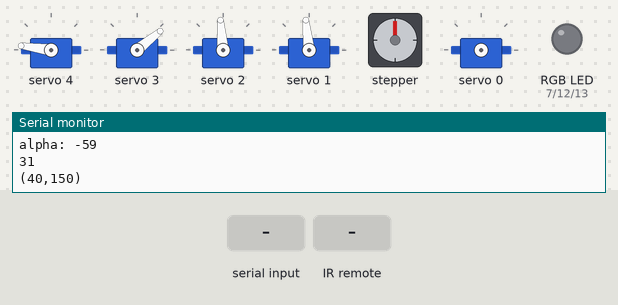
This sketch was run on a simulated Arduino Mega 2560, built with avr-gcc and run on an emulated ATmega2560. Shown: 5 × servo, stepper motor, an RGB LED mixed from three pins (HIGH = lit), the last lines printed to the serial monitor. The inputs (shaded band) are chosen by the test bench. Dim RGB values are drawn brighter than linear; stepper angles assume 2048 steps per turn.

Above: at 1.2 s.
1.3 s: "<200>" received over the second serial link
At 2.8 s:
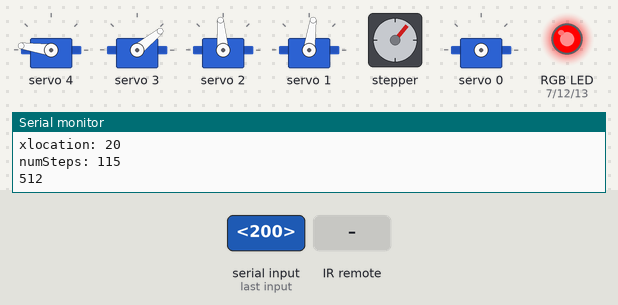
3.2 s: infrared code 0xFFFFFFFF received
At 4.2 s:
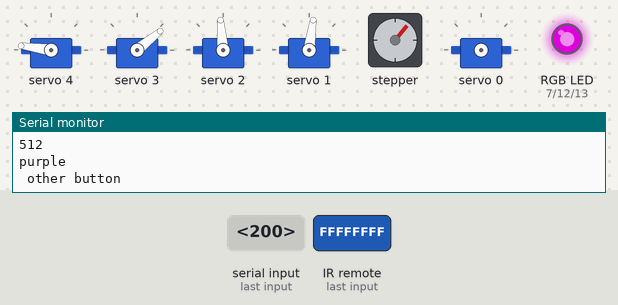
4.7 s: infrared code 0xFFA25D received
At 5.7 s:
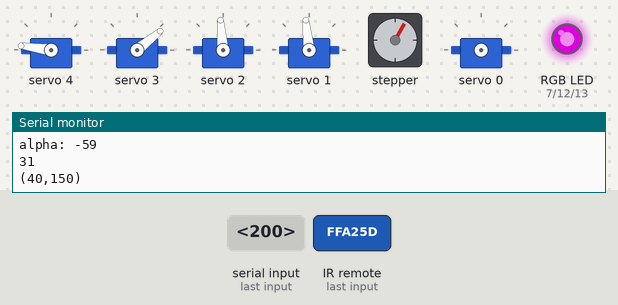
6.5 s: infrared code 0xFF629D received
At 7.7 s:
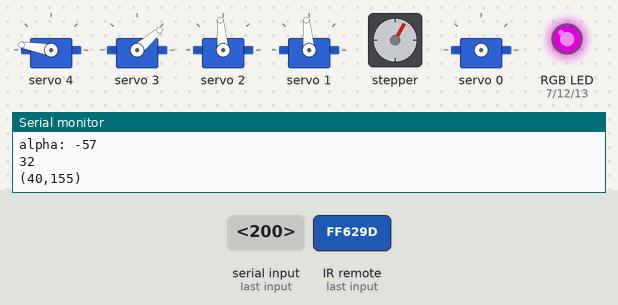
8.0 s: infrared code 0xFF02FD received
9.7 s: "<90,45>" received over the second serial link
At 10.9 s:
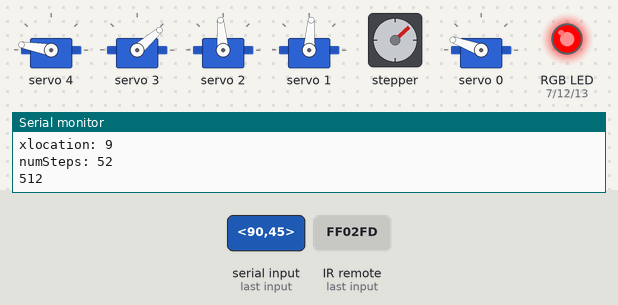
Timing chart, 0 to 12.4 s (numbered marks = the images above; inputs shaded):
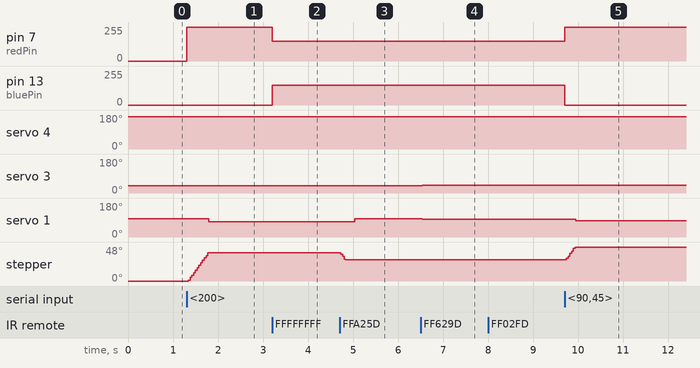

The sketch:

ArmCode.ino
```cpp
// For servos and stepper
#include <Stepper.h>
#include <Wire.h>
#include <Adafruit_PWMServoDriver.h>
#include "IRremote.h"
#include <Servo.h>

// IR Remote
int receiver = 2;
IRrecv irrecv(receiver);     // create instance of 'irrecv'
decode_results results;      // create instance of 'decode_results'
unsigned long key_value = 0; // for the repeat key on IRremote

// Camera Info
const byte numChars = 32;
char receivedChars[numChars];
boolean newData = false;

// RGD led pins
int redPin = 7;
int greenPin = 12;
int bluePin = 13;

// Servo motors
Adafruit_PWMServoDriver pwm = Adafruit_PWMServoDriver();
#define SERVOMIN 75   // This is the 'minimum' pulse length count (out of 4096)
#define SERVOMAX 545  // This is the 'maximum' pulse length count (out of 4096)
#define USMIN 600     // This is the rounded 'minimum' microsecond length based on the minimum pulse of 150
#define USMAX 2400    // This is the rounded 'maximum' microsecond length based on the maximum pulse of 600
#define SERVO_FREQ 50 // Analog servos run at ~50 Hz updates
int pwms[5];

// Stepper motor
const int stepsPerRevolution = 2048;
const int stepperSpeed = 15;
Stepper myStepper(stepsPerRevolution, 8, 10, 9, 11);
int angleOfStepper = 512;

// Face tracking
int xlocation;
int ylocation;
int rotation, height, face_size;
int before;
String x;
String y;

// Remote movement
int curX;
int curY;
int amountX = 5;
int amountY = 5;
int amountZ = 10;

// Claw status
bool open = false;

void printDouble(double val, unsigned int precision)
{
    // prints val with number of decimal places determine by precision
    // NOTE: precision is 1 followed by the number of zeros for the desired number of decimial places
    // example: printDouble( 3.1415, 100); // prints 3.14 (two decimal places)

    Serial.print(int(val)); //prints the int part
    Serial.print(".");      // print the decimal point
    unsigned int frac;
    if (val >= 0)
        frac = (val - int(val)) * precision;
    else
        frac = (int(val) - val) * precision;
    Serial.println(frac, DEC);
}

bool stepperAngleCheck(int steps)
{
    int end = angleOfStepper + steps / 2;
    if (end > -500 && end < 1000)
    {
        Serial.println(angleOfStepper);
        angleOfStepper = end;
        return true;
    }
    return false;
}

void setColor(int red, int green, int blue)
{
    analogWrite(redPin, red);
    analogWrite(greenPin, green);
    analogWrite(bluePin, blue);
}

void color(String colord)
{
    Serial.println(colord);
    if (colord == "red")
    {
        setColor(0, 0, 255);
    }
    else if (colord == "blue")
    {
        setColor(255, 0, 0); // red
    }
    else if (colord == "purple")
    {
        setColor(150, 0, 150);
    }
    else if (colord == "off")
    {
        setColor(0, 0, 0);
    }
}

void recvWithStartEndMarkers()
{
    static boolean recvInProgress = false;
    static byte ndx = 0;
    char startMarker = '<';
    char endMarker = '>';
    char rc;

    while (Serial2.available() > 0 && newData == false)
    {
        rc = Serial2.read();

        if (recvInProgress == true)
        {
            if (rc != endMarker)
            {
                receivedChars[ndx] = rc;
                ndx++;
                if (ndx >= numChars)
                {
                    ndx = numChars - 1;
                }
            }
            else
            {
                receivedChars[ndx] = '\0'; // terminate the string
                recvInProgress = false;
                ndx = 0;
                newData = true;
            }
        }

        else if (rc == startMarker)
        {
            recvInProgress = true;
        }
    }
}

void showNewData()
{
    if (newData == true)
    {
        int result = sscanf(receivedChars, "%i,%i,%i", &rotation, &height, &face_size);

        xlocation = map(rotation, -320, 320, -32.5, 32.5);
        ylocation = height;

        newData = false;
    }
}

void translateIR()
{
    if (results.value == 0XFFFFFFFF)
        results.value = key_value;
    switch (results.value)
    {
    case 0xFFA25D:
        Serial.println("POWER");
        armInitialize();
        delay(200);
        break;
    case 0xFFE21D:
        Serial.println("FUNC/STOP");
        break;
    case 0xFF629D:
        Serial.println("VOL+");
        moveY(amountY);
        break;
    case 0xFF22DD:
        Serial.println("FAST BACK");
        moveX(-amountX);
        break;
    case 0xFF02FD:
        Serial.println("PAUSE");
        if (open)
        {
            pwms[0] = 305;
        }
        else
        {
            pwms[0] = 450;
        }
        open = !open;
        delay(200);
        break;
    case 0xFFC23D:
        Serial.println("FAST FORWARD");
        moveX(amountX);
        break;
    case 0xFFE01F:
        Serial.println("DOWN");
        if (stepperAngleCheck(-amountZ))
        {
            myStepper.step(-amountZ);
        }
        break;
    case 0xFFA857:
        Serial.println("VOL-");
        moveY(-amountY);
        break;
    case 0xFF906F:
        Serial.println("UP");
        if (stepperAngleCheck(amountZ))
        {
            myStepper.step(amountZ);
        }
        break;
    case 0xFF9867:
        Serial.println("EQ");
        if (amountX > 2)
        {
            amountY -= 1;
            amountX -= 1;
        }

        Serial.println(amountX);
        break;
    case 0xFFB04F:
        Serial.println("ST/REPT");
        if (amountX < 25)
        {
            amountY += 1;
            amountX += 1;
        }

        Serial.println(amountX);
        break;
    case 0xFF6897:
        Serial.println("0");
        pwms[1] += 5;
        break;
    case 0xFF30CF:
        Serial.println("1");
        pwms[1] -= 5;
        break;
    case 0xFF18E7:
        Serial.println("2");
        break;
    case 0xFF7A85:
        Serial.println("3");
        break;
    case 0xFF10EF:
        Serial.println("4");
        pwms[4] += 5;
        break;
    case 0xFF38C7:
        Serial.println("5");
        pwms[3] += 5;
        break;
    case 0xFF5AA5:
        Serial.println("6");
        pwms[2] += 5;
        break;
    case 0xFF42BD:
        Serial.println("7");
        pwms[4] -= 5;
        break;
    case 0xFF4AB5:
        Serial.println("8");
        pwms[3] -= 5;
        break;
    case 0xFF52AD:
        Serial.println("9");
        pwms[2] -= 5;
        break;
    default:
        Serial.println(" other button   ");
        results.value = 0;

    } // End Case
    if (results.value != 0)
    {
        key_value = results.value;
    }
}

bool inBounds(int x, int y)
{
    if (y > 240 || y < 0)
    {
        return false;
    }
    if (x > 120 && y > 80)
    {
        return false;
    }
    if (x > 85 && y > 130)
    {
        return false;
    }
    return true;
}

void tilt()
{
    float ymove = ((-120 + ylocation) / 2);
    pwms[1] = ((pwms[1] + ymove) + pwms[1]) / 2;
    Serial.println("ylocation");
    Serial.println(ylocation);
    Serial.println("pwms[1]");
    Serial.println(pwms[1]);
    Serial.println("ymove");
    Serial.println(ymove);
}

void rotate()
{
    Serial.print("xlocation: ");
    Serial.println(xlocation);
    int numSteps = map(xlocation, -32.5, 32.5, -185, 185);
    Serial.print("numSteps: ");
    Serial.println(numSteps);
    if (stepperAngleCheck(numSteps))
    {
        myStepper.step(numSteps * 2);
    }
}

int setAngle(int servo, int angle)
{
    int output;
    int outcome = 0;

    switch (servo)
    {
    case 0:
        output = map(angle, 0, 90, 220, 450);
        pwms[0] = output;
        break;
    case 1:
        Serial.println(angle);
        output = map(angle, 0, 90, 390, 170);
        if (output > 520)
        {
            color("purple");

            Serial.println("Servo 1 (theta) out of bounds");
            pwms[1] = 520;
        }
        else
        {
            pwms[1] = output;
        }
        break;
    case 2:
        output = map(angle, -90, 90, 105, 515);
        pwms[2] = output;
        break;
    case 3:
        output = map(angle, -90, 0, 460, 255);
        if (output > 146)
        {
            pwms[3] = output;
        }
        else
        {
            color("purple");

            Serial.println("Servo3 (beta) Will break something, setting to 145");
            pwms[3] = 145;
            outcome = 3145;
        }
        break;
    case 4:
        Serial.print("alpha: ");
        Serial.println(angle);
        if (angle >= -88 && angle <= 90)
        {
            int output = map(angle, -88, 90, 540, 137);
            pwms[4] = output;
        }
        else if (angle < -88)
        {
            color("purple");

            Serial.println("Servp4 (alpha) Will break something, setting to 550");
            pwms[4] = 550;
            outcome = 4550;
        }
        else if (angle > 90)
        {
            color("purple");
            Serial.println("Servo4 (alpha) Will break something, setting to 137");
            pwms[4] = 137;
            outcome = 4137;
        }
        break;
    default:
        break;
    }
    return outcome;
}

void moveY(int y)
{
    Serial.print("(");
    Serial.print(curX);
    Serial.print(",");
    Serial.print(curY);
    Serial.println(")");
    moveXY(curX, curY + y);
}

void moveX(int x)
{
    Serial.print("(");
    Serial.print(curX);
    Serial.print(",");
    Serial.print(curY);
    Serial.println(")");
    moveXY(curX + x, curY);
}

void moveXY(double x, double y)
{
    // Serial.print("(");
    // Serial.print(x);
    // Serial.print(",");
    // Serial.print(y);
    // Serial.println(")");

    if (inBounds(x, y))
    {
        if (sqrt(x * x + y * y) < 286.3 || y > 0)
        {

            double beta = acos((42724.89 - x * x - y * y) / 40392) * (180.0 / 3.14159) - 90.0;
            double alpha = (acos((x * x + y * y - 13924.89) / (240 * sqrt(x * x + y * y))) + atan(y / x)) * (180.0 / 3.14159);
            double theta = 90 - beta - alpha;
            Serial.print("alpha: ");
            // printDouble(alpha, 100);
            // Serial.print("beta: ");
            // printDouble(beta, 100);
            // Serial.print("theta: ");
            // printDouble(theta, 100);

            if (alpha >= 0 && alpha <= 180)
            {
                alpha = -alpha + 90;
                theta = -theta;
                beta = -beta;

                Serial.print("alpha: ");
                printDouble(alpha, 100);
                Serial.print("beta: ");
                printDouble(beta, 100);
                Serial.print("theta: ");
                printDouble(theta, 100);

                int outa = setAngle(4, alpha);
                if (outa == 0)
                {
                    int outb = setAngle(3, beta);
                    if (outb == 0)
                    {
                        int outt = setAngle(1, theta);
                        curX = x;
                        curY = y;
                        Serial.print("(");
                        Serial.print(curX);
                        Serial.print(",");
                        Serial.print(curY);
                        Serial.println(")");
                    }
                }
            }
            else
            {
                Serial.println("out of 3");
            }
        }
        else
        {
            color("red");
            Serial.println("out of 2");
        }
    }
    else
    {
        color("red");
        Serial.println("out of 1");
    }
}

void armInitialize()
{
    moveXY(40, 150);
    pwms[2] = 312;
    int numSteps = 512 - angleOfStepper;
    myStepper.step(numSteps);
    angleOfStepper = 512;
}

void setup()
{

    // initialize the serial port:
    Serial.begin(9600);
    Serial2.begin(9600, SERIAL_8N1);

    myStepper.setSpeed(stepperSpeed); // set speed of stepper
    pwm.begin();                      // initialize servo drivers
    pwm.setPWMFreq(SERVO_FREQ);       // Analog servos run at ~50 Hz updates

    Serial.println();
    Serial.println("------ Start of Program ------");

    irrecv.enableIRIn(); // Start the receiver

    pinMode(redPin, OUTPUT);
    pinMode(bluePin, OUTPUT);

    armInitialize();
}

void loop()
{

    recvWithStartEndMarkers();
    showNewData();

    if (rotation + height + face_size == before)
    {
        xlocation = 0;
        ylocation = 0;
    }
    else
    {
        Serial.println("Found face!");
        color("blue");
        tilt();
        rotate();
    }

    // have we received an IR signal?
    if (irrecv.decode(&results))
    {
        color("purple");
        translateIR();
        irrecv.resume(); // receive the next value
    }

    // Serial.println("Setting PWMs");
    for (int i = 4; i >= 0; i--)
    {
        // Serial.println(i);
        pwm.setPWM(i, 0, pwms[i]);
    }

    // if the data is exactly the same, do nothing
    before = rotation + height + face_size;
}
```

Measured:
- after the input at 1.3 s, pin 7 (redPin): 0/255 → 255/255 at once; servo 1: 96° → 82° after 0.50 s; stepper: turns 40° clockwise in 0.43 s, starting at once
- after the input at 3.2 s, pin 7 (redPin): 255/255 → 150/255 at once; pin 13 (bluePin): 0/255 → 150/255 at once
- after the input at 4.7 s, servo 1: 82° → 96° after 0.34 s; stepper: turns 10° counter-clockwise in 0.11 s, starting at once
- after the input at 6.5 s, servo 4: 172° → 170° at once; servo 3: 39° → 41° at once; servo 1: 96° → 95° at once
- after the input at 9.7 s, pin 7 (redPin): 150/255 → 255/255 at once; pin 13 (bluePin): 150/255 → 0/255 at once; servo 1: 95° → 86° after 0.25 s; stepper: turns 18° clockwise in 0.20 s, starting at once
